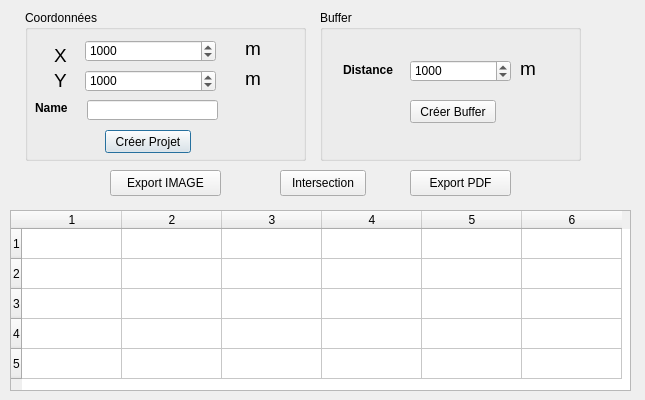
<?xml version="1.0" encoding="UTF-8"?>
<ui version="4.0">
 <class>ProjetDerogationDialogBase</class>
 <widget class="QDialog" name="ProjetDerogationDialogBase">
  <property name="geometry">
   <rect>
    <x>0</x>
    <y>0</y>
    <width>645</width>
    <height>400</height>
   </rect>
  </property>
  <property name="sizePolicy">
   <sizepolicy hsizetype="Preferred" vsizetype="Preferred">
    <horstretch>0</horstretch>
    <verstretch>0</verstretch>
   </sizepolicy>
  </property>
  <property name="font">
   <font>
    <family>MS Sans Serif</family>
   </font>
  </property>
  <property name="windowTitle">
   <string>Projet Dérogation</string>
  </property>
  <widget class="QGroupBox" name="groupBox">
   <property name="geometry">
    <rect>
     <x>25</x>
     <y>10</y>
     <width>281</width>
     <height>151</height>
    </rect>
   </property>
   <property name="title">
    <string>Coordonnées</string>
   </property>
   <widget class="QLabel" name="label">
    <property name="geometry">
     <rect>
      <x>20</x>
      <y>30</y>
      <width>31</width>
      <height>31</height>
     </rect>
    </property>
    <property name="font">
     <font>
      <pointsize>14</pointsize>
      <weight>50</weight>
      <bold>false</bold>
     </font>
    </property>
    <property name="text">
     <string>X</string>
    </property>
    <property name="textFormat">
     <enum>Qt::AutoText</enum>
    </property>
    <property name="alignment">
     <set>Qt::AlignCenter</set>
    </property>
   </widget>
   <widget class="QLabel" name="label_3">
    <property name="geometry">
     <rect>
      <x>20</x>
      <y>55</y>
      <width>31</width>
      <height>31</height>
     </rect>
    </property>
    <property name="font">
     <font>
      <pointsize>14</pointsize>
      <weight>50</weight>
      <bold>false</bold>
     </font>
    </property>
    <property name="text">
     <string>Y</string>
    </property>
    <property name="textFormat">
     <enum>Qt::AutoText</enum>
    </property>
    <property name="alignment">
     <set>Qt::AlignCenter</set>
    </property>
   </widget>
   <widget class="QPushButton" name="pushButtonPos">
    <property name="geometry">
     <rect>
      <x>80</x>
      <y>120</y>
      <width>86</width>
      <height>23</height>
     </rect>
    </property>
    <property name="text">
     <string>Créer Projet</string>
    </property>
   </widget>
   <widget class="QLabel" name="label_4">
    <property name="geometry">
     <rect>
      <x>210</x>
      <y>20</y>
      <width>36</width>
      <height>36</height>
     </rect>
    </property>
    <property name="font">
     <font>
      <pointsize>14</pointsize>
      <weight>50</weight>
      <bold>false</bold>
     </font>
    </property>
    <property name="text">
     <string>m</string>
    </property>
    <property name="textFormat">
     <enum>Qt::AutoText</enum>
    </property>
    <property name="alignment">
     <set>Qt::AlignCenter</set>
    </property>
   </widget>
   <widget class="QLabel" name="label_5">
    <property name="geometry">
     <rect>
      <x>210</x>
      <y>50</y>
      <width>36</width>
      <height>36</height>
     </rect>
    </property>
    <property name="font">
     <font>
      <pointsize>14</pointsize>
      <weight>50</weight>
      <bold>false</bold>
     </font>
    </property>
    <property name="text">
     <string>m</string>
    </property>
    <property name="textFormat">
     <enum>Qt::AutoText</enum>
    </property>
    <property name="alignment">
     <set>Qt::AlignCenter</set>
    </property>
   </widget>
   <widget class="QSpinBox" name="spinBoxX">
    <property name="geometry">
     <rect>
      <x>60</x>
      <y>30</y>
      <width>131</width>
      <height>22</height>
     </rect>
    </property>
    <property name="maximum">
     <number>99999999</number>
    </property>
    <property name="value">
     <number>1000</number>
    </property>
   </widget>
   <widget class="QSpinBox" name="spinBoxY">
    <property name="geometry">
     <rect>
      <x>60</x>
      <y>60</y>
      <width>131</width>
      <height>22</height>
     </rect>
    </property>
    <property name="maximum">
     <number>99999999</number>
    </property>
    <property name="value">
     <number>1000</number>
    </property>
   </widget>
   <widget class="QLabel" name="label_7">
    <property name="geometry">
     <rect>
      <x>10</x>
      <y>90</y>
      <width>41</width>
      <height>16</height>
     </rect>
    </property>
    <property name="font">
     <font>
      <weight>75</weight>
      <bold>true</bold>
     </font>
    </property>
    <property name="text">
     <string>Name</string>
    </property>
   </widget>
   <widget class="QLineEdit" name="lineEditProjectName">
    <property name="geometry">
     <rect>
      <x>62</x>
      <y>90</y>
      <width>131</width>
      <height>20</height>
     </rect>
    </property>
   </widget>
  </widget>
  <widget class="QGroupBox" name="groupBox_2">
   <property name="geometry">
    <rect>
     <x>320</x>
     <y>10</y>
     <width>261</width>
     <height>151</height>
    </rect>
   </property>
   <property name="title">
    <string>Buffer</string>
   </property>
   <widget class="QPushButton" name="pushButton">
    <property name="geometry">
     <rect>
      <x>90</x>
      <y>90</y>
      <width>86</width>
      <height>23</height>
     </rect>
    </property>
    <property name="text">
     <string>Créer Buffer</string>
    </property>
   </widget>
   <widget class="QLabel" name="label_2">
    <property name="geometry">
     <rect>
      <x>23</x>
      <y>52</y>
      <width>66</width>
      <height>16</height>
     </rect>
    </property>
    <property name="font">
     <font>
      <weight>75</weight>
      <bold>true</bold>
     </font>
    </property>
    <property name="text">
     <string>Distance</string>
    </property>
   </widget>
   <widget class="QSpinBox" name="spinBox">
    <property name="geometry">
     <rect>
      <x>90</x>
      <y>50</y>
      <width>101</width>
      <height>22</height>
     </rect>
    </property>
    <property name="maximum">
     <number>99999999</number>
    </property>
    <property name="value">
     <number>1000</number>
    </property>
   </widget>
   <widget class="QLabel" name="label_6">
    <property name="geometry">
     <rect>
      <x>190</x>
      <y>40</y>
      <width>36</width>
      <height>36</height>
     </rect>
    </property>
    <property name="font">
     <font>
      <pointsize>14</pointsize>
      <weight>50</weight>
      <bold>false</bold>
     </font>
    </property>
    <property name="text">
     <string>m</string>
    </property>
    <property name="textFormat">
     <enum>Qt::AutoText</enum>
    </property>
    <property name="alignment">
     <set>Qt::AlignCenter</set>
    </property>
   </widget>
  </widget>
  <widget class="QTableWidget" name="tableWidget">
   <property name="geometry">
    <rect>
     <x>10</x>
     <y>210</y>
     <width>621</width>
     <height>181</height>
    </rect>
   </property>
   <property name="editTriggers">
    <set>QAbstractItemView::NoEditTriggers</set>
   </property>
   <property name="rowCount">
    <number>5</number>
   </property>
   <property name="columnCount">
    <number>6</number>
   </property>
   <row/>
   <row/>
   <row/>
   <row/>
   <row/>
   <column/>
   <column/>
   <column/>
   <column/>
   <column/>
   <column/>
  </widget>
  <widget class="QPushButton" name="pushButtonInt">
   <property name="geometry">
    <rect>
     <x>280</x>
     <y>170</y>
     <width>86</width>
     <height>26</height>
    </rect>
   </property>
   <property name="text">
    <string>Intersection</string>
   </property>
  </widget>
  <widget class="QPushButton" name="pushButtonPdf">
   <property name="geometry">
    <rect>
     <x>410</x>
     <y>170</y>
     <width>101</width>
     <height>26</height>
    </rect>
   </property>
   <property name="text">
    <string>Export PDF</string>
   </property>
  </widget>
  <widget class="QPushButton" name="pushButtonImage">
   <property name="geometry">
    <rect>
     <x>110</x>
     <y>170</y>
     <width>111</width>
     <height>26</height>
    </rect>
   </property>
   <property name="text">
    <string>Export IMAGE</string>
   </property>
  </widget>
 </widget>
 <resources/>
 <connections/>
</ui>
